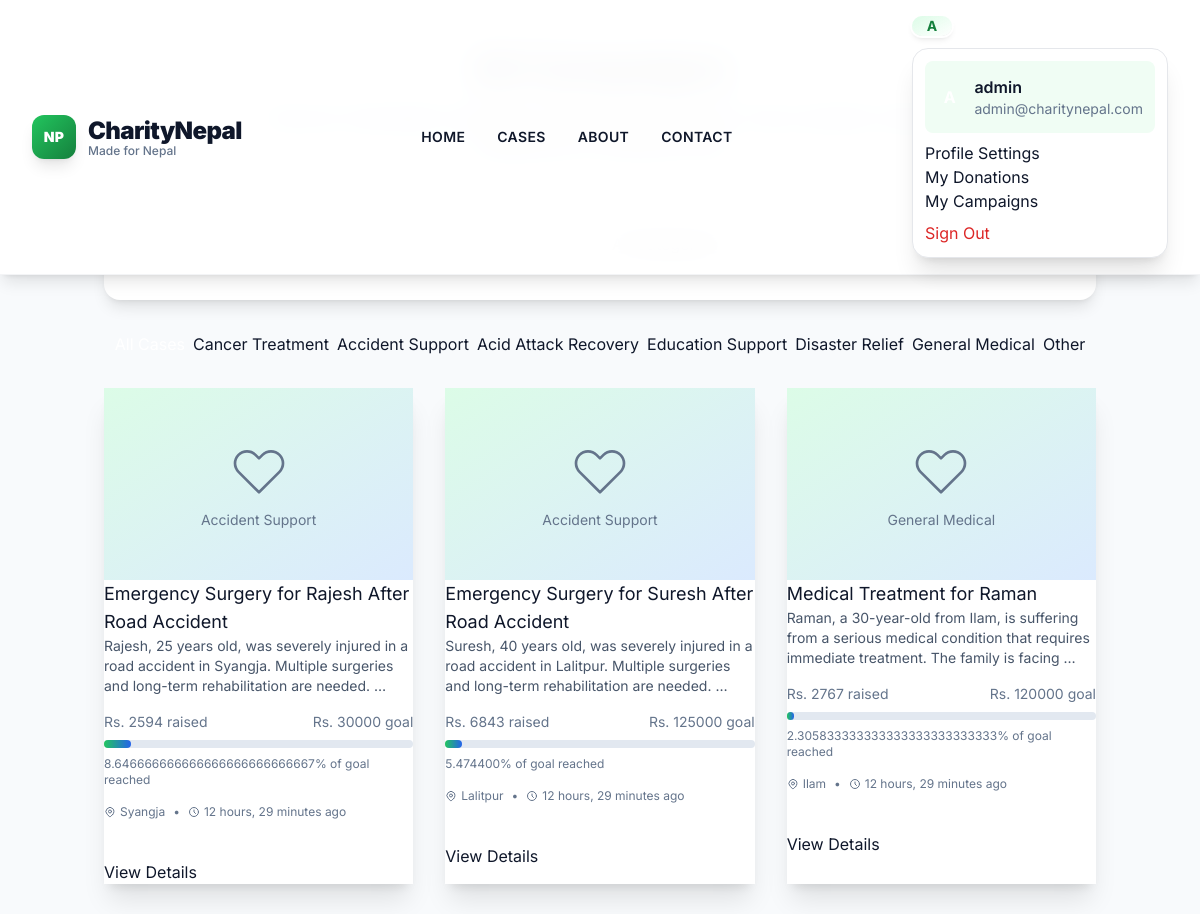
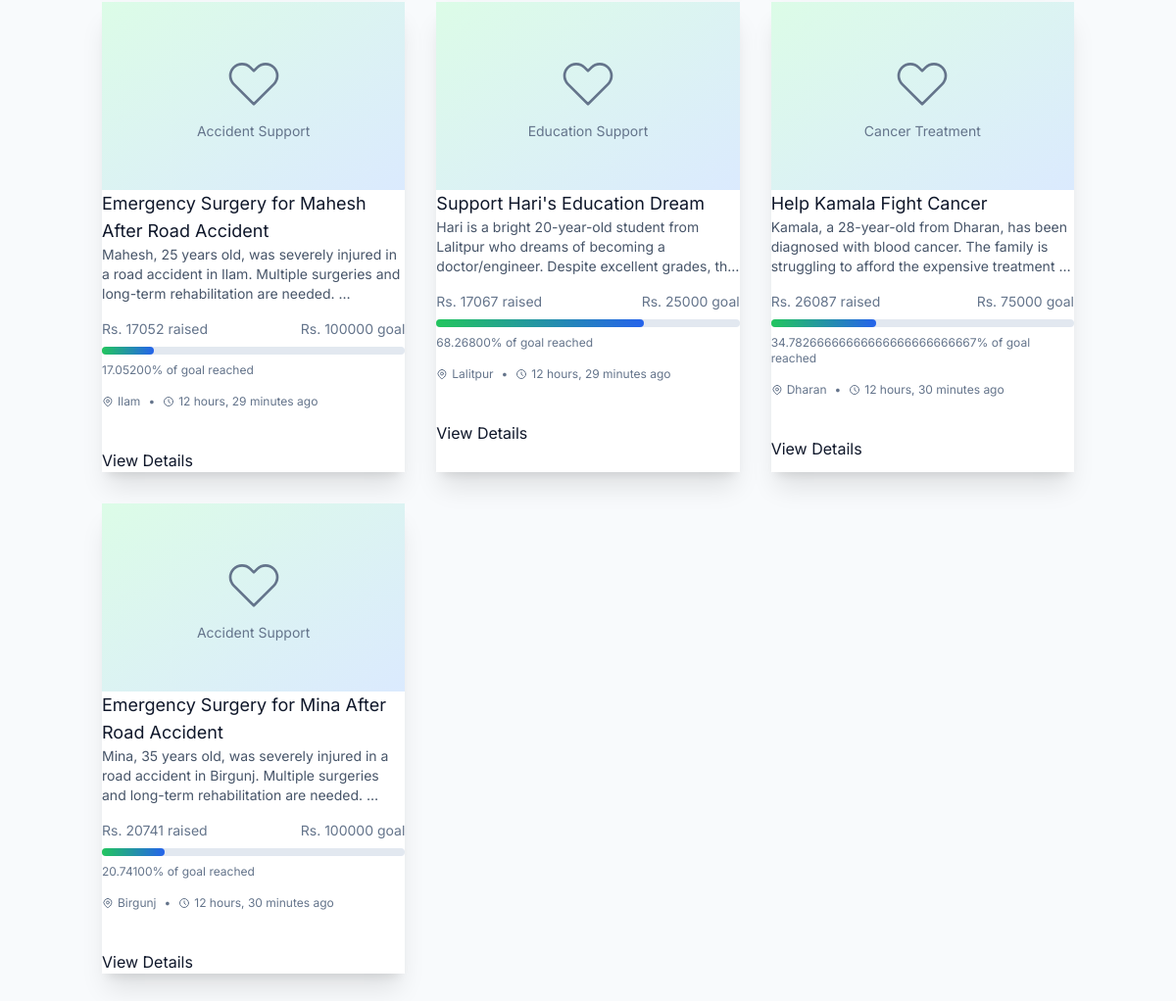
The app's page /cases/ (signed in) with its own data (2 pictures, top to bottom).
### users/models.py (models this page shows, shortened)
class User(AbstractUser):
    ROLE_CHOICES = [
        ("donor", "Donor"),
        ("admin", "Admin"),
    ]
    email = models.EmailField(unique=True)
    role = models.CharField(max_length=10, choices=ROLE_CHOICES, default="donor")
    phone = models.CharField(max_length=15, blank=True, null=True)
    address = models.TextField(blank=True, null=True)
    created_at = models.DateTimeField(auto_now_add=True)
    updated_at = models.DateTimeField(auto_now=True)
    is_verified = models.BooleanField(default=False)
    USERNAME_FIELD = "email"
    REQUIRED_FIELDS = ["username", "first_name", "last_name"]
    class Meta:
        db_table = "users"
        ordering = ["-created_at"]

### cases/models.py (models this page shows, shortened)
class CharityCase(models.Model):
    CATEGORY_CHOICES = [
        ("cancer", "Cancer Treatment"),
        ("accident", "Accident Support"),
        ("acid_attack", "Acid Attack Recovery"),
        ("education", "Education Support"),
        ("disaster", "Disaster Relief"),
        ("medical", "General Medical"),
        ("other", "Other"),
    ]
    STATUS_CHOICES = [
        ("pending", "Pending Verification"),
        ("approved", "Approved"),
        ("rejected", "Rejected"),
        ("completed", "Completed"),
        ("cancelled", "Cancelled"),
    ]
    URGENCY_CHOICES = [
        ("low", "Low"),
        ("medium", "Medium"),
        ("high", "High"),
        ("critical", "Critical"),
    ]
    title = models.CharField(max_length=200)
    description = models.TextField()
    category = models.CharField(max_length=20, choices=CATEGORY_CHOICES)
    target_amount = models.DecimalField(
        max_digits=10, decimal_places=2, validators=[MinValueValidator(100)]
    )
    collected_amount = models.DecimalField(
        max_digits=10, decimal_places=2, default=Decimal("0.00")
    )
    verification_status = models.CharField(
        max_length=20, choices=STATUS_CHOICES, default="pending"
    )
    urgency_flag = models.CharField(
        max_length=10, choices=URGENCY_CHOICES, default="medium"
    )
    location = models.CharField(max_length=100, blank=True, null=True)
    beneficiary_name = models.CharField(max_length=100)
    beneficiary_age = models.PositiveIntegerField(blank=True, null=True)
    contact_phone = models.CharField(max_length=15)
    contact_email = models.EmailField()
    featured_image = models.ImageField(upload_to="cases/images/", blank=True, null=True)
    documents = models.FileField(upload_to="cases/documents/", blank=True, null=True)
    created_by = models.ForeignKey(
        User, on_delete=models.CASCADE, related_name="created_cases"
    )
    approved_by = models.ForeignKey(
        User,
        on_delete=models.SET_NULL,
        null=True,
        blank=True,
        related_name="approved_cases",
    )
    created_at = models.DateTimeField(auto_now_add=True)
    updated_at = models.DateTimeField(auto_now=True)
    deadline = models.DateTimeField(blank=True, null=True)
    slug = models.SlugField(max_length=250, unique=True, blank=True)
    tags = models.CharField(
        max_length=500, blank=True, help_text="Comma-separated tags"
    )
    class Meta:
        db_table = "charity_cases"
        ordering = ["-created_at"]
        indexes = [
            models.Index(fields=["category"]),
            models.Index(fields=["verification_status"]),
            models.Index(fields=["urgency_flag"]),
            models.Index(fields=["created_at"]),
        ]
    @property
    def completion_percentage(self):
        if self.target_amount > 0:
            return min((self.collected_amount / self.target_amount) * 100, 100)
        return 0

### cases/views.py (the view)
# urls.py: path("cases/", views.CaseListView.as_view(), name="list"),
class CaseListView(ListView):
    model = CharityCase
    template_name = "cases/list.html"
    context_object_name = "cases"
    paginate_by = 12
    def get_queryset(self):
        queryset = CharityCase.objects.filter(
            verification_status="approved"
        ).select_related("created_by")
        category = self.request.GET.get("category")
        if category and category != "all":
            queryset = queryset.filter(category=category)
        urgency = self.request.GET.get("urgency")
        if urgency:
            queryset = queryset.filter(urgency_flag=urgency)
        search_query = self.request.GET.get("search")
        if search_query:
            queryset = queryset.filter(
                Q(title__icontains=search_query)
                | Q(description__icontains=search_query)
                | Q(beneficiary_name__icontains=search_query)
            )
        ordering = self.request.GET.get("ordering", "-created_at")
        queryset = queryset.order_by(ordering)
        return queryset
    def get_context_data(self, **kwargs):
        context = super().get_context_data(**kwargs)
        context["title"] = "All Campaigns"
        context["categories"] = CharityCase.CATEGORY_CHOICES
        context["current_category"] = self.request.GET.get("category", "all")
        context["search_query"] = self.request.GET.get("search", "")
        return context

### templates/cases/list.html (shortened to what this page needs)
{% extends 'base.html' %}
{% block content %}
<section class="py-12 bg-slate-50 min-h-screen">
    <div class="container mx-auto px-4">
        <div class="text-center mb-12">
            <h1 class="text-4xl font-bold text-slate-800 mb-4">{{ title }}</h1>
            <p class="text-lg text-slate-600 max-w-2xl mx-auto">
            </p>
        </div>
        <div class="bg-white rounded-2xl shadow-lg p-6 mb-8">
            <form method="get" class="space-y-4">
                <div class="grid grid-cols-1 md:grid-cols-4 gap-4">
                    <div class="md:col-span-2">
                    </div>
                    <div>
                    </div>
                    <div>
                        <button type="submit" class="btn btn-success text-white w-full">
                        </button>
                    </div>
                </div>
            </form>
        </div>
        <div class="flex flex-wrap gap-2 mb-8 justify-center">
            <a href="{% url 'cases:list' %}" class="btn {% if current_category == 'all' %}btn-success text-white{% else %}btn-outline{% endif %} btn-sm">
            </a>
            {% for category_key, category_label in categories %}
                <a href="{% url 'cases:list' %}?category={{ category_key }}"
                   class="btn {% if current_category == category_key %}btn-success text-white{% else %}btn-outline{% endif %} btn-sm">
                    {{ category_label }}
                </a>
            {% endfor %}
        </div>
        {% if cases %}
            <div class="grid grid-cols-1 md:grid-cols-2 lg:grid-cols-3 gap-8">
                {% for case in cases %}
                    <div class="card bg-white shadow-xl card-hover">
                        {% if case.featured_image %}
                            <figure>
                                <img src="{{ case.featured_image.url }}" alt="{{ case.title }}" class="h-48 w-full object-cover">
                            </figure>
                        {% else %}
                            <figure class="h-48 bg-gradient-to-br from-green-100 to-blue-100 flex items-center justify-center">
                                <div class="text-center text-slate-500">
                                    <p class="text-sm">{{ case.get_category_display }}</p>
                                </div>
                            </figure>
                        {% endif %}
                        <div class="card-body">
                            <h3 class="card-title text-lg line-clamp-2">{{ case.title }}</h3>
                            <p class="text-slate-600 text-sm line-clamp-3 mb-4">{{ case.description|truncatewords:20 }}</p>
                            <div class="space-y-2 mb-4">
                                <div class="flex justify-between text-sm">
                                    <span class="text-slate-500">Rs. {{ case.collected_amount|floatformat:0 }} raised</span>
                                    <span class="text-slate-500">Rs. {{ case.target_amount|floatformat:0 }} goal</span>
                                </div>
                                <div class="w-full bg-slate-200 rounded-full h-2">
                                    <div class="progress-bar-custom h-2 rounded-full transition-all duration-300"
                                         style="width: {{ case.completion_percentage }}%"></div>
                                </div>
                                <div class="text-xs text-slate-500">
                                    {{ case.completion_percentage }}% of goal reached
                                </div>
                            </div>
                            <div class="flex items-center text-xs text-slate-500 mb-4">
                                {% if case.location %}
                                    {{ case.location }}
                                {% endif %}
                                {% if case.location and case.created_at %}
                                    <span class="mx-2">•</span>
                                {% endif %}
                                <svg xmlns="http://www.w3.org/2000/svg" class="h-3 w-3 mr-1" fill="none" viewBox="0 0 24 24" stroke="currentColor">
                                    <path stroke-linecap="round" stroke-linejoin="round" stroke-width="2" d="M12 8v4l3 3m6-3a9 9 0 11-18 0 9 9 0 0118 0z" />
                                </svg>
                                {{ case.created_at|timesince }} ago
                            </div>
                            <div class="card-actions justify-between items-center">
                                <div class="flex gap-2">
                                    <div class="badge badge-success text-white">{{ case.get_category_display }}</div>
                                    {% if case.urgency_flag == 'critical' %}
                                        <div class="badge badge-error text-white">{{ case.get_urgency_flag_display }}</div>
                                    {% elif case.urgency_flag == 'high' %}
                                        <div class="badge badge-warning text-white">{{ case.get_urgency_flag_display }}</div>
                                    {% endif %}
                                </div>
                                <div class="flex gap-2">
                                    <a href="{% url 'cases:detail' case.pk %}" class="btn btn-sm btn-outline">
                                        View Details
                                    </a>
                                    <a href="{% url 'cases:detail' case.pk %}#donate" class="btn btn-sm btn-success text-white">
                                    </a>
                                </div>
                            </div>
                        </div>
                    </div>
                {% endfor %}
            </div>
        {% endif %}
    </div>
</section>
{% endblock %}

### templates/base.html (shortened to what this page needs)
{% load static %}
<!DOCTYPE html>
<html lang="en" data-theme="light">
<head>
    <script src="https://cdn.tailwindcss.com"></script>
    <link href="https://cdnjs.cloudflare.com/ajax/libs/font-awesome/6.4.0/css/all.min.css" rel="stylesheet">
</head>
<body class="font-sans text-cn-dark overflow-x-hidden bg-slate-50">
    <nav class="fixed w-full z-50 bg-white/95 backdrop-blur-lg shadow-lg border-b border-gray-100 transition-all duration-300">
        <div class="max-w-7xl mx-auto px-4 sm:px-6 lg:px-8">
            <div class="flex justify-between items-center py-4">
                <div class="flex items-center space-x-3">
                    <div class="w-11 h-11 bg-gradient-to-br from-cn-green-500 to-cn-green-700 rounded-xl flex items-center justify-center shadow-lg transform hover:scale-105 transition-transform duration-200">
                        <span class="text-white font-black text-sm tracking-wide">NP</span>
                    </div>
                    <div class="flex flex-col">
                        <span class="text-2xl font-black text-cn-dark tracking-tight">CharityNepal</span>
                        <span class="text-xs text-cn-muted font-medium -mt-1">Made for Nepal</span>
                    </div>
                </div>
                <div class="hidden md:flex items-center space-x-8">
                    <a href="{% url 'home' %}" class="text-cn-dark hover:text-cn-green-600 transition-colors duration-200 font-semibold text-sm uppercase tracking-wide relative group">
                        Home
                    </a>
                    <a href="{% url 'cases:list' %}" class="text-cn-dark hover:text-cn-green-600 transition-colors duration-200 font-semibold text-sm uppercase tracking-wide relative group">
                        Cases
                    </a>
                    <a href="#" class="text-cn-dark hover:text-cn-green-600 transition-colors duration-200 font-semibold text-sm uppercase tracking-wide relative group">
                        About
                    </a>
                    <a href="#" class="text-cn-dark hover:text-cn-green-600 transition-colors duration-200 font-semibold text-sm uppercase tracking-wide relative group">
                        Contact
                    </a>
                </div>
                <div class="flex items-center space-x-3">
                    {% if user.is_authenticated %}
                        <div class="dropdown dropdown-end">
                            <div tabindex="0" role="button" class="btn btn-ghost btn-circle avatar">
                                <div class="w-10 rounded-full bg-gradient-to-br from-cn-green-100 to-cn-green-200 flex items-center justify-center ring-2 ring-white shadow-md">
                                    <span class="text-cn-green-700 font-bold text-sm">
                                        {{ user.first_name|first|upper|default:user.username|first|upper }}{{ user.last_name|first|upper }}
                                    </span>
                                </div>
                            </div>
                            <ul tabindex="0" class="mt-3 z-[1] p-3 shadow-xl menu menu-sm dropdown-content bg-white rounded-2xl w-64 border border-gray-200">
                                <li class="mb-2">
                                    <div class="flex items-center p-3 bg-cn-green-50 rounded-lg">
                                        <div class="w-12 h-12 rounded-full bg-gradient-to-br from-cn-green-400 to-cn-green-500 flex items-center justify-center">
                                            <span class="text-white font-bold">{{ user.first_name|first|upper }}{{ user.last_name|first|upper }}</span>
                                        </div>
                                        <div class="ml-3">
                                            <div class="font-semibold text-cn-dark">{{ user.get_full_name|default:user.username }}</div>
                                            <div class="text-sm text-cn-muted">{{ user.email }}</div>
                                        </div>
                                    </div>
                                </li>
                                <li><a href="{% url 'users:profile' %}" class="py-2 hover:bg-cn-green-50 hover:text-cn-green-600 transition-all">Profile Settings</a></li>
                                <li><a href="{% url 'donations:my_donations' %}" class="py-2 hover:bg-cn-green-50 hover:text-cn-green-600 transition-all">My Donations</a></li>
                                <li><a href="#" class="py-2 hover:bg-cn-green-50 hover:text-cn-green-600 transition-all">My Campaigns</a></li>
                                <li><a href="{% url 'users:logout' %}" class="py-2 text-red-600 hover:bg-red-50 transition-all">Sign Out</a></li>
                            </ul>
                        </div>
                    {% endif %}
                </div>
            </div>
        </div>
    </nav>
    <main>
        {% block content %}{% endblock %}
    </main>
</body>
</html>

### templates/base.html (style rules this page uses)
html { scroll-behavior: smooth; }
body { font-family: 'Inter', sans-serif; }

### templates/cases/list.html (style rules this page uses)
.line-clamp-2 { display: -webkit-box; -webkit-line-clamp: 2; -webkit-box-orient: vertical; overflow: hidden; }
.line-clamp-3 { display: -webkit-box; -webkit-line-clamp: 3; -webkit-box-orient: vertical; overflow: hidden; }
.progress-bar-custom { background: linear-gradient(90deg, #22c55e 0%, #2563eb 100%); }

### records on screen
User: first_name|first "A", get_full_name "admin", email "admin@charitynepal.com"
CharityCase: category "Accident Support", title "Emergency Surgery for Rajesh After Road Accident", description "Rajesh, 25 years old, was severely injured in a road accident in Syangja. Multiple surgeries and long-term rehabilitation are needed. …", collected_amount "2594", target_amount "30000", completion_percentage "8.646666666666666666666666667", location "Syangja", created_at "12 hours, 29 minutes"
CharityCase: category "Accident Support", title "Emergency Surgery for Suresh After Road Accident", description "Suresh, 40 years old, was severely injured in a road accident in Lalitpur. Multiple surgeries and long-term rehabilitation are needed. …", collected_amount "6843", target_amount "125000", completion_percentage "5.474400", location "Lalitpur", created_at "12 hours, 29 minutes"
CharityCase: category "General Medical", title "Medical Treatment for Raman", description "Raman, a 30-year-old from Ilam, is suffering from a serious medical condition that requires immediate treatment. The family is facing …", collected_amount "2767", target_amount "120000", completion_percentage "2.305833333333333333333333333", location "Ilam", created_at "12 hours, 29 minutes"
CharityCase: category "Accident Support", title "Emergency Surgery for Mahesh After Road Accident", description "Mahesh, 25 years old, was severely injured in a road accident in Ilam. Multiple surgeries and long-term rehabilitation are needed. …", collected_amount "17052", target_amount "100000", completion_percentage "17.05200", location "Ilam", created_at "12 hours, 29 minutes"
CharityCase: category "Education Support", title "Support Hari's Education Dream", description "Hari is a bright 20-year-old student from Lalitpur who dreams of becoming a doctor/engineer. Despite excellent grades,…", collected_amount "17067", target_amount "25000", completion_percentage "68.26800", location "Lalitpur", created_at "12 hours, 29 minutes"
CharityCase: category "Cancer Treatment", title "Help Kamala Fight Cancer", description "Kamala, a 28-year-old from Dharan, has been diagnosed with blood cancer. The family is struggling to afford the expensive treatment …", collected_amount "26087", target_amount "75000", completion_percentage "34.78266666666666666666666667", location "Dharan", created_at "12 hours, 30 minutes"
CharityCase: category "Accident Support", title "Emergency Surgery for Mina After Road Accident", description "Mina, 35 years old, was severely injured in a road accident in Birgunj. Multiple surgeries and long-term rehabilitation are needed. …", collected_amount "20741", target_amount "100000", completion_percentage "20.74100", location "Birgunj", created_at "12 hours, 30 minutes"

### other values on screen
{{ category_label }} "Cancer Treatment" "Accident Support" "Acid Attack Recovery" "Education Support" "Disaster Relief" "General Medical" "Other"
